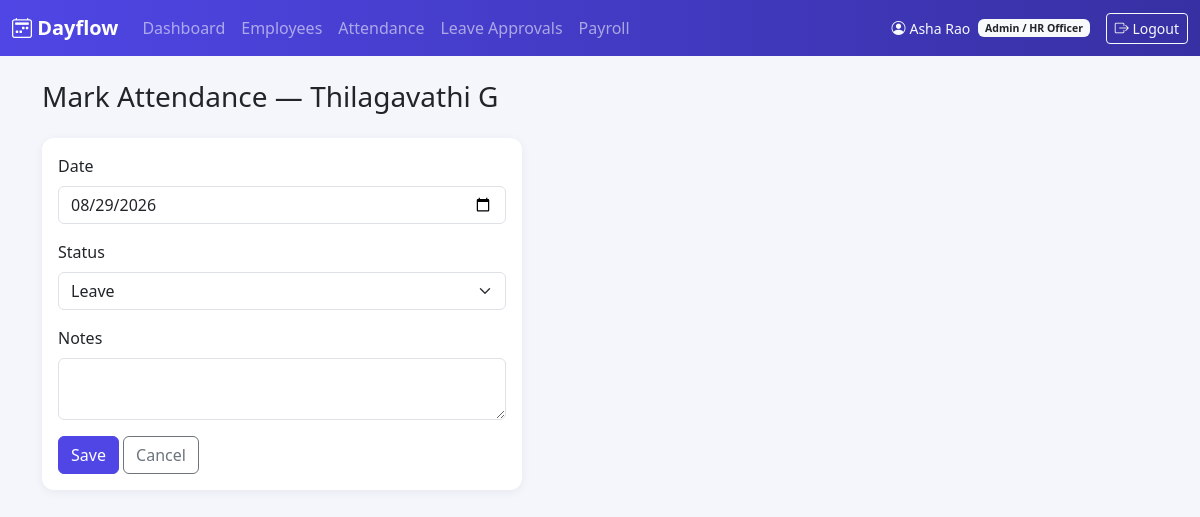
The app's page /attendance/mark/6/ (signed in) with its own data.
### accounts/models.py (models this page shows, shortened)
class User(AbstractUser):
    class Role(models.TextChoices):
        ADMIN = 'ADMIN', 'Admin / HR Officer'
        EMPLOYEE = 'EMPLOYEE', 'Employee'
    employee_id = models.CharField(max_length=20, unique=True)
    email = models.EmailField(unique=True)
    role = models.CharField(max_length=10, choices=Role.choices, default=Role.EMPLOYEE)
    is_email_verified = models.BooleanField(default=False)
    USERNAME_FIELD = 'username'
    REQUIRED_FIELDS = ['email', 'employee_id']
    @property
    def is_admin_role(self):
        return self.role == self.Role.ADMIN

### attendance/models.py (models this page shows, shortened)
class Attendance(models.Model):
    class Status(models.TextChoices):
        PRESENT = 'PRESENT', 'Present'
        ABSENT = 'ABSENT', 'Absent'
        HALF_DAY = 'HALF_DAY', 'Half-day'
        LEAVE = 'LEAVE', 'Leave'
    employee = models.ForeignKey(
        settings.AUTH_USER_MODEL,
        on_delete=models.CASCADE,
        related_name='attendance_records'
    )
    date = models.DateField(default=timezone.localdate)
    check_in = models.TimeField(null=True, blank=True)
    check_out = models.TimeField(null=True, blank=True)
    status = models.CharField(
        max_length=10,
        choices=Status.choices,
        default=Status.PRESENT
    )
    notes = models.CharField(max_length=255, blank=True)
    class Meta:
        unique_together = ('employee', 'date')
        ordering = ['-date']

### attendance/views.py (the view, shortened to what this page needs)
# urls.py: path('mark/<int:employee_id>/', views.mark_attendance, name='mark_attendance'),
@admin_required
def mark_attendance(request, employee_id):
    employee = get_object_or_404(User, pk=employee_id)
    date = request.GET.get('date') or str(timezone.localdate())
    record = Attendance.objects.filter(employee=employee, date=date).first()
    return render(request, 'attendance/mark_attendance.html', {
        'employee': employee, 'date': date, 'record': record,
        'status_choices': Attendance.Status.choices,
    })

### templates/attendance/mark_attendance.html (shortened to what this page needs)
{% extends "base.html" %}
{% block content %}
<h3 class="mb-4">Mark Attendance — {{ employee.get_full_name|default:employee.username }}</h3>
<div class="card" style="max-width: 480px;">
    <div class="card-body">
        <form method="post">
            <div class="mb-3">
                <label class="form-label">Date</label>
                <input type="date" name="date" value="{{ date }}" class="form-control">
            </div>
            <div class="mb-3">
                <label class="form-label">Status</label>
                <select name="status" class="form-select">
                    {% for value, label in status_choices %}
                    <option value="{{ value }}" {% if record.status == value %}selected{% endif %}>{{ label }}</option>
                    {% endfor %}
                </select>
            </div>
            <div class="mb-3">
                <label class="form-label">Notes</label>
                <textarea name="notes" class="form-control" rows="2">{{ record.notes|default:"" }}</textarea>
            </div>
            <button type="submit" class="btn btn-primary">Save</button>
            <a href="{% url 'attendance:all_attendance' %}" class="btn btn-outline-secondary">Cancel</a>
        </form>
    </div>
</div>
{% endblock %}

### templates/base.html (shortened to what this page needs)
{% load static %}
<!DOCTYPE html>
<html lang="en">
<head>
    <link href="https://cdn.jsdelivr.net/npm/bootstrap@5.3.3/dist/css/bootstrap.min.css" rel="stylesheet">
    <link rel="stylesheet" href="https://cdn.jsdelivr.net/npm/bootstrap-icons@1.11.3/font/bootstrap-icons.css">
    <link rel="stylesheet" href="{% static 'css/dayflow.css' %}">
</head>
<body>
{% if user.is_authenticated %}
<nav class="navbar navbar-expand-lg navbar-dark dayflow-navbar">
    <div class="container-fluid">
        <a class="navbar-brand fw-bold" href="{% url 'dashboard:redirect' %}">
            <i class="bi bi-calendar2-week"></i> Dayflow
        </a>
        <div class="collapse navbar-collapse" id="navMenu">
            <ul class="navbar-nav me-auto mb-2 mb-lg-0">
                {% if user.is_admin_role %}
                <li class="nav-item"><a class="nav-link" href="{% url 'dashboard:admin_dashboard' %}">Dashboard</a></li>
                <li class="nav-item"><a class="nav-link" href="{% url 'employees:employee_list' %}">Employees</a></li>
                <li class="nav-item"><a class="nav-link" href="{% url 'attendance:all_attendance' %}">Attendance</a></li>
                <li class="nav-item"><a class="nav-link" href="{% url 'leaves:all_leaves' %}">Leave Approvals</a></li>
                <li class="nav-item"><a class="nav-link" href="{% url 'payroll:payroll_overview' %}">Payroll</a></li>
                {% endif %}
            </ul>
            <ul class="navbar-nav">
                <li class="nav-item d-flex align-items-center text-light small me-3">
                    <i class="bi bi-person-circle me-1"></i> {{ user.get_full_name|default:user.username }}
                    <span class="badge bg-light text-dark ms-2">{{ user.get_role_display }}</span>
                </li>
                <li class="nav-item">
                    <form method="post" action="{% url 'accounts:logout' %}" class="d-inline">
                        <button type="submit" class="btn btn-outline-light btn-sm">
                            <i class="bi bi-box-arrow-right"></i> Logout
                        </button>
                    </form>
                </li>
            </ul>
        </div>
    </div>
</nav>
{% endif %}
<div class="container my-4">
    {% block content %}{% endblock %}
</div>
</body>
</html>

### static/css/dayflow.css (style rules this page uses)
:root { --dayflow-primary: #4f46e5; --dayflow-primary-dark: #3730a3; --dayflow-accent: #14b8a6; --dayflow-bg: #f5f6fb; }
body { background-color: var(--dayflow-bg); font-family: 'Segoe UI', system-ui, -apple-system, sans-serif; }
.dayflow-navbar { background: linear-gradient(90deg, var(--dayflow-primary), var(--dayflow-primary-dark)); }
.card { border: none; border-radius: 0.75rem; box-shadow: 0 2px 10px rgba(0, 0, 0, 0.06); }
.btn-primary { background-color: var(--dayflow-primary); border-color: var(--dayflow-primary); }

### records on screen
User: get_full_name "Asha Rao", role "Admin / HR Officer"
User: get_full_name "Thilagavathi G"
Attendance: status "Leave"
